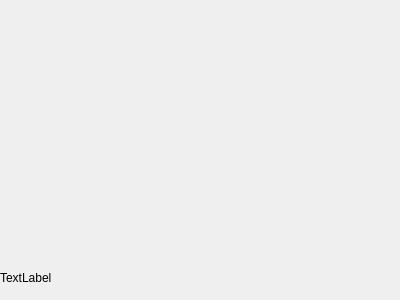
<?xml version="1.0" encoding="UTF-8"?>
<ui version="4.0">
 <class>PiscesDebugForm</class>
 <widget class="QWidget" name="PiscesDebugForm">
  <property name="geometry">
   <rect>
    <x>0</x>
    <y>0</y>
    <width>400</width>
    <height>300</height>
   </rect>
  </property>
  <property name="windowTitle">
   <string>Form</string>
  </property>
  <widget class="QLabel" name="label">
   <property name="geometry">
    <rect>
     <x>0</x>
     <y>270</y>
     <width>60</width>
     <height>16</height>
    </rect>
   </property>
   <property name="text">
    <string>TextLabel</string>
   </property>
  </widget>
 </widget>
 <resources/>
 <connections/>
</ui>
